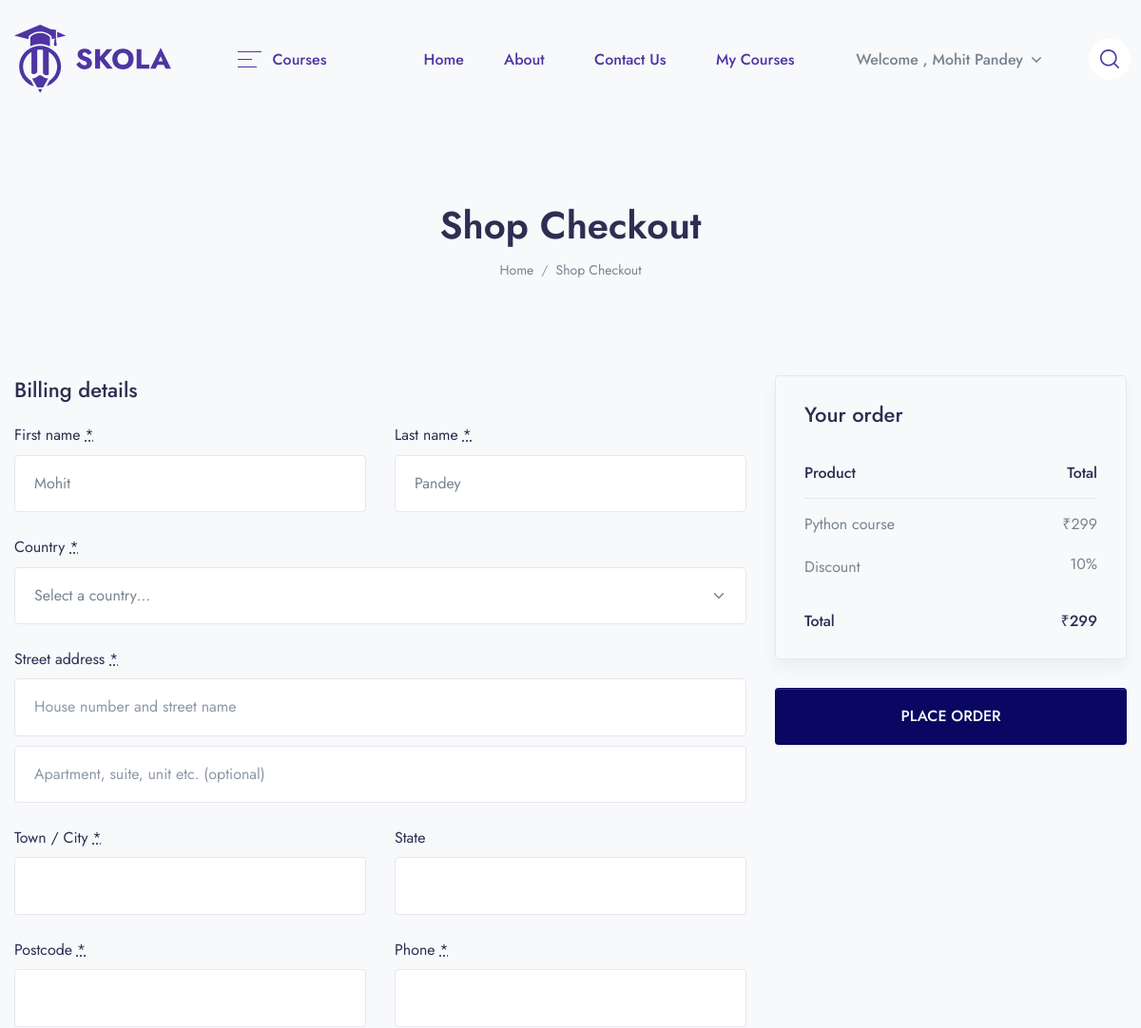
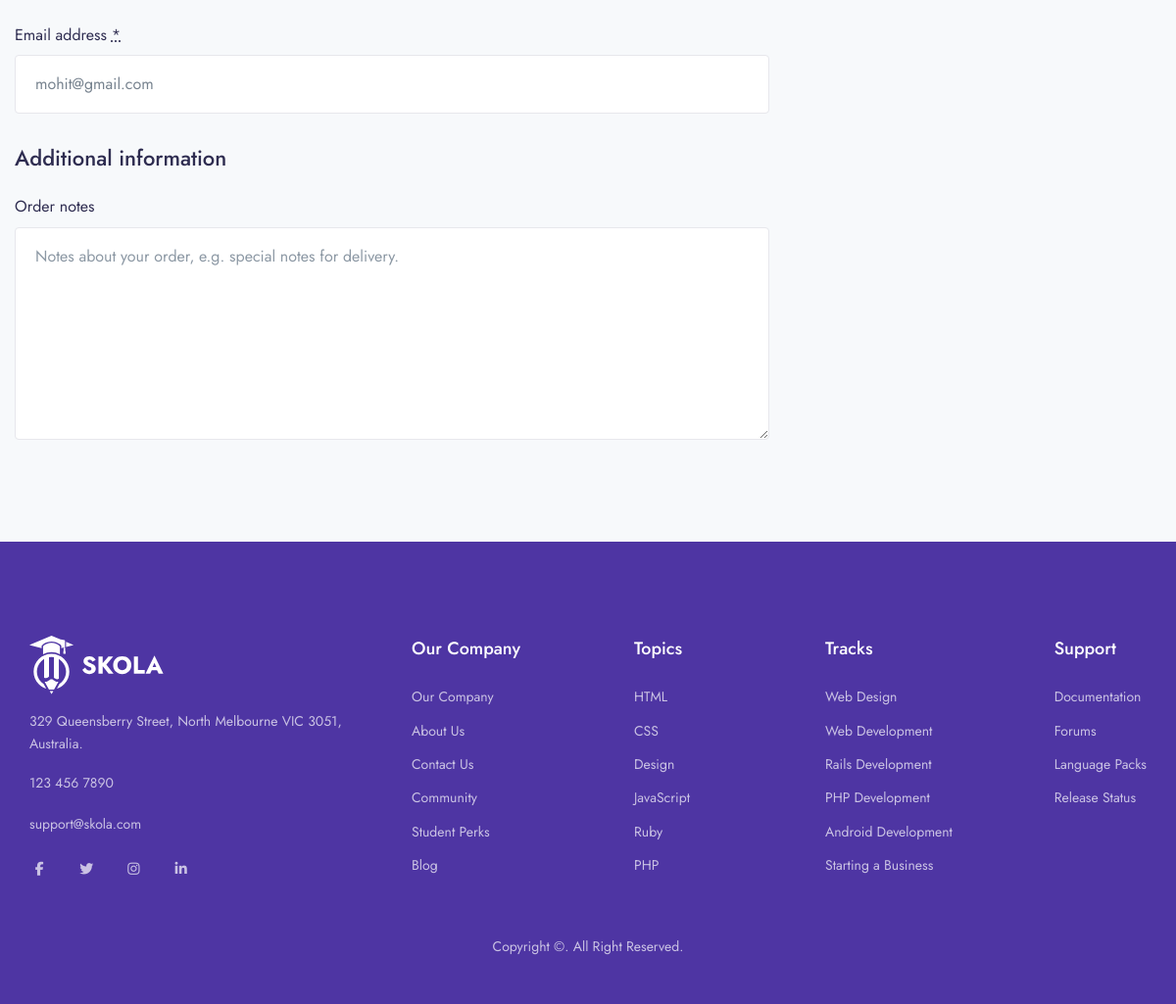
Screenshot of /checkout/python-course (signed in) with the database file from the repository (2 pictures, top to bottom).
### schoolapp/models.py (models this page shows, shortened)
class Course(models.Model):
    STATUS = (
        ('PUBLISH','PUBLISH'),
        ('DRAFT', 'DRAFT'),
    )
    featured_image = models.ImageField(upload_to="Media/featured_img",null=True)
    featured_video = models.CharField(max_length=300,null=True)
    title = models.CharField(max_length=500)
    created_at = models.DateField(auto_now_add=True)
    author = models.ForeignKey(Author,on_delete=models.CASCADE,null=True)
    category = models.ForeignKey(Categories,on_delete=models.CASCADE)
    level =models.ForeignKey(Level,on_delete=models.CASCADE,null=True)
    description = models.TextField()
    price = models.IntegerField(null=True,default=0)
    discount = models.IntegerField(null=True)
    language =models.ForeignKey(Language,on_delete=models.CASCADE,null=True)
    Deadline = models.CharField(max_length=100,null=True)
    slug = models.SlugField(default='', max_length=500, null=True, blank=True)
    status = models.CharField(choices=STATUS,max_length=100,null=True)
    Certificate = models.CharField(null=True,max_length=100)

### schoolapp/views.py (the view, shortened to what this page needs)
# urls.py: path('checkout/<slug:slug>',views.checkout,name='checkout') ,
def checkout(req ,slug):
    course = Course.objects.get(slug = slug)
    action =req.GET.get('action')
    order = None
    context ={
        'course':course,
        'order':order,
    }
    return render(req,'Main/checkout.html',context)

### schoolapp/templates/Main/checkout.html (shortened to what this page needs)
{% extends 'base.html' %}
{% load static %}
{% block content %}
    <header class="py-8 py-md-10" style="background-image: none;">
        <div class="container text-center py-xl-2">
            <h1 class="display-4 fw-semi-bold mb-0">Shop Checkout</h1>
            <nav aria-label="breadcrumb">
                <ol class="breadcrumb breadcrumb-scroll justify-content-center">
                    <li class="breadcrumb-item">
                        <a class="text-gray-800" href="#">
                            Home
                        </a>
                    </li>
                    <li class="breadcrumb-item text-gray-800 active" aria-current="page">
                        Shop Checkout
                    </li>
                </ol>
            </nav>
        </div>
    </header>
    <div class="container pb-6 pb-xl-10">
        <form method="post" class="checkout woocommerce-checkout" action="?action=create_payment" >
            <div class="col2-set" id="customer_details">
                <div class="col-1">
                    <div class="woocommerce-billing-fields">
                        <h3>Billing details</h3>
                        <div class="woocommerce-billing-fields__field-wrapper">
                            <p class="form-row form-row-first validate-required woocommerce-invalid woocommerce-invalid-required-field" id="billing_first_name_field" data-priority="10">
                                <label for="first_name" class="">First name <abbr class="required" title="required">*</abbr></label>
                                <input type="text" class="input-text " name="first_name" id="first_name" placeholder="" value="{{user.first_name}}" autocomplete="given-name" autofocus="autofocus">
                            </p>
                            <p class="form-row form-row-last validate-required" id="billing_last_name_field" data-priority="20">
                                <label for="billing_last_name" class="">Last name <abbr class="required" title="required">*</abbr></label>
                                <input type="text" class="input-text " name="last_name" id="billing_last_name" placeholder="" value="{{user.last_name}}" autocomplete="family-name">
                            </p>
                            <p class="form-row form-row-wide address-field update_totals_on_change validate-required woocommerce-validated" id="billing_country_field" data-priority="40">
                                <label for="billing_country" class="">Country <abbr class="required" title="required">*</abbr></label>
                                <select name="country" id="billing_country" class="country_to_state country_select  select2-hidden-accessible" autocomplete="country" tabindex="-1" aria-hidden="true" required>
                                    <option value="">Select a country…</option>
                                </select>
                            </p>
                            <p class="form-row form-row-wide address-field validate-required" id="billing_address_1_field" data-priority="50">
                                <label for="billing_address_1" class="">Street address <abbr class="required" title="required">*</abbr></label>
                                <input type="text" class="input-text " name="address_1" id="billing_address_1" placeholder="House number and street name" value="" autocomplete="address-line1" required>
                            </p>
                            <p class="form-row form-row-wide address-field" id="billing_address_2_field" data-priority="60">
                                <input type="text" class="input-text " name="address_2" id="billing_address_2" placeholder="Apartment, suite, unit etc. (optional)" value="" autocomplete="address-line2">
                            </p>
                            <p class="form-row form-row-wide address-field validate-required" id="billing_city_field" data-priority="70" data-o_class="form-row form-row-wide address-field validate-required">
                                <label for="billing_city" class="">Town / City <abbr class="required" title="required">*</abbr></label>
                                <input type="text" class="input-text " name="city" id="billing_city" placeholder="" value="" autocomplete="address-level2" required>
                            </p>
                            <p class="form-row form-row-wide address-field validate-state" id="billing_state_field" data-priority="80" data-o_class="form-row form-row-wide address-field validate-state">
                                <label for="billing_state" class="">State</label>
                                <input type="text" name="state" class="input-text " value="" placeholder="" name="billing_state" id="billing_state" autocomplete="address-level1" required>
                            </p>
                            <p class="form-row form-row-wide address-field validate-postcode validate-required" id="billing_postcode_field" data-priority="90" data-o_class="form-row form-row-wide address-field validate-required validate-postcode">
                                <label for="billing_postcode" class="">Postcode <abbr class="required" title="required">*</abbr></label>
                                <input type="text" class="input-text " name="postcode" id="billing_postcode" placeholder="" value="" autocomplete="postal-code" required>
                            </p>
                            <p class="form-row form-row-first validate-required validate-phone" id="billing_phone_field" data-priority="100">
                                <label for="billing_phone" class="">Phone <abbr class="required" title="required">*</abbr></label>
                                <input type="tel" class="input-text " name="phone" id="billing_phone" placeholder="" value="" autocomplete="tel" required>
                            </p>
                            <p class="form-row form-row-last validate-required validate-email" id="billing_email_field" data-priority="110">
                                <label for="billing_email" class="">Email address <abbr class="required" title="required">*</abbr></label>
                                <input type="email" class="input-text " name="billing_email" id="billing_email" placeholder="" value="{{user.email}}" autocomplete="email" required>
                            </p>
                        </div>
                    </div>
                </div>
                <div class="col-2">
                    <div class="woocommerce-additional-fields">
                        <h3>Additional information</h3>
                        <div class="woocommerce-additional-fields__field-wrapper">
                            <p class="form-row notes" id="order_comments_field" data-priority=""><label for="order_comments" class="">Order notes</label><textarea name="order_comments" class="input-text " id="order_comments" placeholder="Notes about your order, e.g. special notes for delivery." rows="7" cols="5"></textarea></p>
                        </div>
                    </div>
                </div>
            </div>
            <div id="order_review" class="woocommerce-checkout-review-order">
                <div class="woocommerce-checkout-review-order-inner">
                    <h3 id="order_review_heading">Your order</h3>
                    <table class="shop_table woocommerce-checkout-review-order-table">
                        <thead>
                            <tr>
                                <th class="product-name">Product</th>
                                <th class="product-total">Total</th>
                            </tr>
                        </thead>
                        <tbody>
                            <tr class="cart_item">
                                <td class="product-name">
                                    {{course.title}}
                                </td>
                                <td class="product-total">
                                    <span class="woocommerce-Price-amount amount">
                                        <span class="woocommerce-Price-currencySymbol">₹</span>
                                        {{course.price}}
                                    </span>
                                </td>
                            </tr>
                            <tr class="cart_item">
                                <td class="product-name">
                                    Discount
                                </td>
                                <td class="product-total">
                                    <span class="woocommerce-Price-amount amount">
                                        {{course.discount}}%
                                    </span>
                                </td>
                            </tr>
                        </tbody>
                        <tfoot>
                            <tr class="order-total">
                                <th>Total</th>
                                <td><strong><span class="woocommerce-Price-amount amount"><span class="woocommerce-Price-currencySymbol">₹</span>{{course.price}}</span></strong> </td>
                            </tr>
                        </tfoot>
                    </table>
                </div>
                <div id="payment" class="woocommerce-checkout-payment">
                    <div class="form-row place-order">
                        <button type="submit"  class="btn btn-primary btn-block">
                            PLACE ORDER
                        </button>
                    </div>
                </div>
            </div>
        </form>
    </div>
{%endblock%}

### schoolapp/templates/components/header.html (shortened to what this page needs)
{% load static %}
<header class="navbar navbar-expand-xl navbar-light" >
        <div class="container">
            <a class="navbar-brand" href="index.html">
                <img src="{% static 'assets/img/brand-gigas.svg' %}" class="navbar-brand-img" alt="...">
            </a>
            <ul class="navbar-nav navbar-vertical ms-xl-4 d-none d-xl-flex">
                <li class="nav-item dropdown">
                    <a class="nav-link pb-4 mb-n4 px-0 pt-0" id="navbarVerticalMenu" data-bs-toggle="dropdown" href="#" aria-haspopup="true" aria-expanded="false">
                        <div class="py-3 px-5 d-flex align-items-center">
                            <div class="me-3 ms-1 text-gigas d-flex">
                                <svg width="25" height="17" viewBox="0 0 25 17" xmlns="http://www.w3.org/2000/svg">
                                    <rect width="25" height="1" fill="currentColor"/>
                                    <rect y="8" width="15" height="1" fill="currentColor"/>
                                    <rect y="16" width="20" height="1" fill="currentColor"/>
                                </svg>
                            </div>
                            <span class="text-gigas fw-medium me-1">Courses</span>
                        </div>
                    </a>
                </li>
            </ul>
            <div class="collapse navbar-collapse z-index-lg" id="navbarCollapse">
                <ul class="navbar-nav ms-auto">
                    <li class="nav-item dropdown dropdown-full-width ">
                        <a class="nav-link px-xl-4 text-gigas"  href="{% url 'home' %}">
                            <span>Home</span>
                        </a>
                    </li>
                    <li class="nav-item dropdown dropdown-full-width">
                        <a class="nav-link text-gigas"  href="{%url 'aboutus' %}">
                            About
                        </a>
                    </li>
                    <li class="nav-item dropdown dropdown-full-width">
                        <a class="nav-link text-gigas"  href="{%url 'contact' %}">
                            Contact Us
                        </a>
                    </li>
                    <li class="nav-item dropdown dropdown-full-width">
                        <a class="nav-link text-gigas"  href="{% url 'mycourse' %}">
                            My Courses
                        </a>
                    </li>
                     {% if user.is_authenticated and user.first_name == '' %}
                     <li class="nav-item dropdown border-0 px-1 px-md-3">
                         <a class="nav-link dropdown-toggle" id="user" data-bs-toggle="dropdown" href="#" aria-haspopup="true" aria-expanded="false">
                           Welcome , {{user.username}}
                        </a>
                        <ul class="dropdown-menu border-xl shadow-none" aria-labelledby ="user">
                            <li class="dropdown-item">
                                <a class="dropdown-link active" href="{% url 'profile' %}">
                                    Account
                                </a>
                            </li>
                            <li class="dropdown-item">
                                <a class="dropdown-link" href="">
                                    Enrolled Courses
                                </a>
                            </li>
                            <li class="dropdown-item">
                                <a href="{% url 'logout' %}" class="dropdown-link">
                                    Logout
                                </a>
                            </li>
                        </ul>
                    </li>
                    {% elif user.is_authenticated %}
                     <li class="nav-item dropdown border-0 px-1 px-md-3">
                         <a class="nav-link dropdown-toggle" id="user" data-bs-toggle="dropdown" href="#" aria-haspopup="true" aria-expanded="false">
                           Welcome , {{user.first_name}} {{user.last_name}}
                        </a>
                    </li>
                {% endif %}
                </ul>
            </div>
            <ul class="navbar-nav flex-row ms-n4 ms-sm-auto ms-xl-0 me-n2 me-md-n4">
                <li class="nav-item border-0 px-1 px-md-3 d-none d-370-block d-xl-block">
                    <a class="nav-link d-flex p-3 bg-white-all rounded-circle search-mobile text-gigas icon-xs" data-bs-toggle="collapse" href="#collapseSearchMobile" role="button" aria-expanded="false" aria-controls="collapseSearchMobile">
                    </a>
                </li>
            </ul>
        </div>
    </header>

### rows the page displays
Course: title "Python course", price "299", discount "10"

### other values shown
{{ user.first_name }} "Mohit"
{{ user.last_name }} "Pandey"
